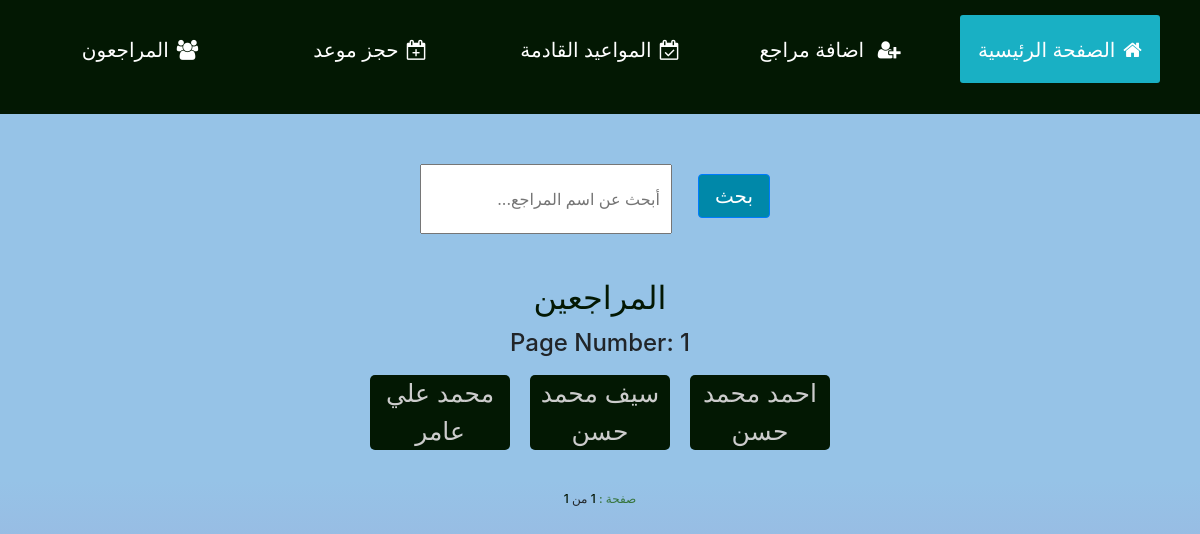
/all_patients?page=2 (signed in), run on an earlier commit of the app's database.
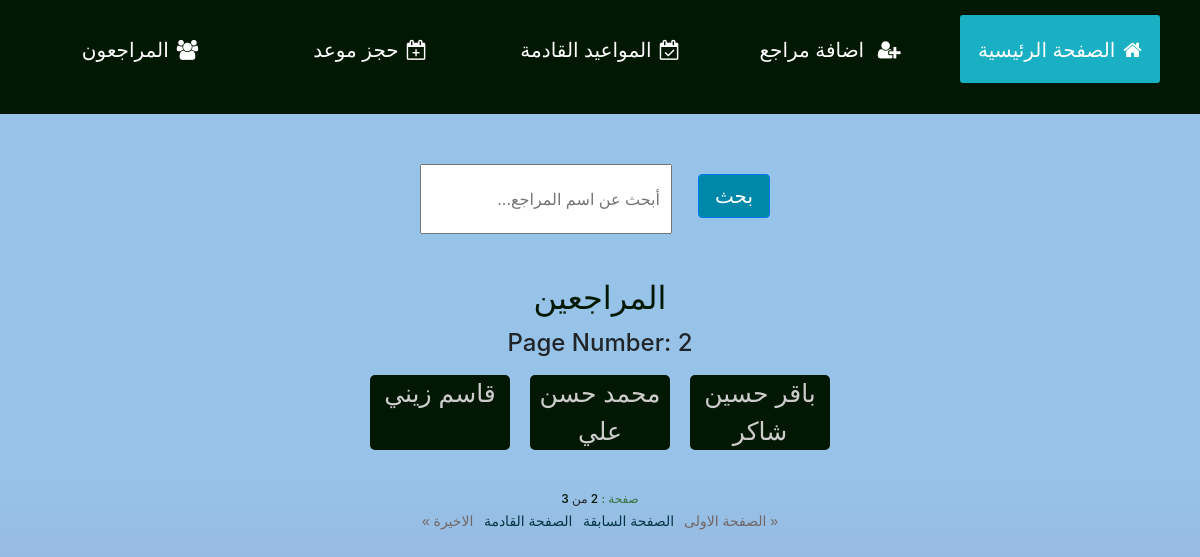
And on a later commit of the database.
### dentist/models.py (models this page shows, shortened)
class Patients(models.Model):
    male = "m"
    female = "f"
    gender_type = [
        (male, "m"),
        (female, "f")
    ]
    name = models.CharField(max_length=64)
    age = models.IntegerField(null=True)
    gender = models.CharField(max_length=2, choices=gender_type, default=female, null=True, blank=True)
    contact_number = models.IntegerField(null=True, blank=True)
    remaining_amount = models.IntegerField(default=0)
    date_created = models.DateTimeField(auto_now_add=True)

### dentist/views.py (the view)
# urls.py: path('all_patients', views.all_patients, name="all_patients"),
@login_required()
def all_patients(request):
    patients = Patients.objects.all()
    paginator = Paginator(patients, 3)
    page_number= request.GET.get('page')
    pages = paginator.get_page(page_number)
    return render(request, 'dentist/patients.html',{
        "patients": patients,
        "pages": pages
    })

### dentist/templates/dentist/patients.html (shortened to what this page needs)
{% extends 'dentist/layout.html' %}
{% load static %}
{% block content %}
<div class="search__wrapper">
    <form action="{% url 'search' %}" method="GET">
        <input type="text" class="search__box"  name="search" placeholder="أبحث عن اسم المراجع...">
        <input type="submit" class="btn btn-primary" value="بحث">
    </form>
</div>
<div class="patients_wrapper">
    <div class="list_of_names">
        <h2>المراجعين</h2>
    </div>
    <div class="page_no">
        <h4>Page Number: {{pages.number}}</h4>
    </div>
    <div class="patients__list">
        {% for patient in pages.object_list %}
            <div class="patient_item">
                <a href="{% url 'patient' patient.id %}"> {{patient.name}}</a>
            </div>
        {% endfor %}
    </div>
</div>
<div class="page_links">
    <div class="current">
       <span id="page_word">صفحة :</span> <span class="num">{{ pages.number }}</span>  من <span class="num">{{ pages.paginator.num_pages}}</span>
    </div>
    {% if pages.has_previous %}
        <a href="{% url 'all_patients' %}?page=1" id="first">&laquo; الصفحة الاولى </a>
        <a href="{% url 'all_patients'%}?page={{pages.previous_page_number}}" id="pre_1">الصفحة السابقة</a>
    {% endif %}
    {% if pages.has_next %}
    <a href="{% url 'all_patients' %}?page={{ pages.next_page_number }}" id="next_1">الصفحة القادمة</a>
    <a href="{% url 'all_patients' %}?page={{ pages.paginator.num_pages }}" id="last_1">الاخيرة &raquo;</a>
    {% endif %}
</div>
{% endblock%}

What changed in the data, as far as the page shows it:
no longer on this page (row edited): Patients: name "احمد محمد حسن"
no longer on this page (row edited): Patients: name "سيف محمد حسن"
no longer on this page (row unchanged): Patients: name "محمد علي عامر"
added Patients: name "باقر حسين شاكر"
added Patients: name "محمد حسن علي"
added Patients: name "قاسم زيني"
Also different on the page:
{{ pages.number }}: "1" → "2"
{{ pages.paginator.num_pages }}: "1" → "3"
text now shown: "« الصفحة الاولى الصفحة السابقة الصفحة القادمة الاخيرة »"
